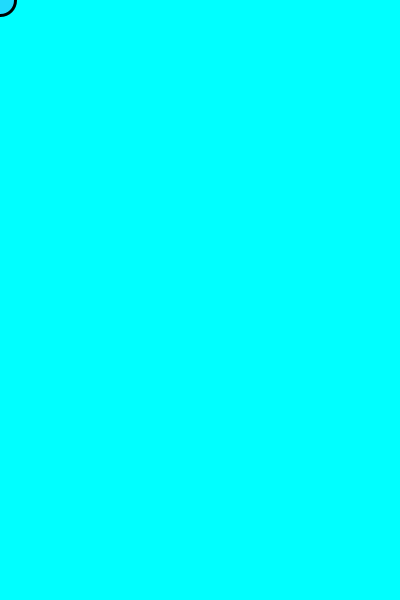
Frame 1 (no input)
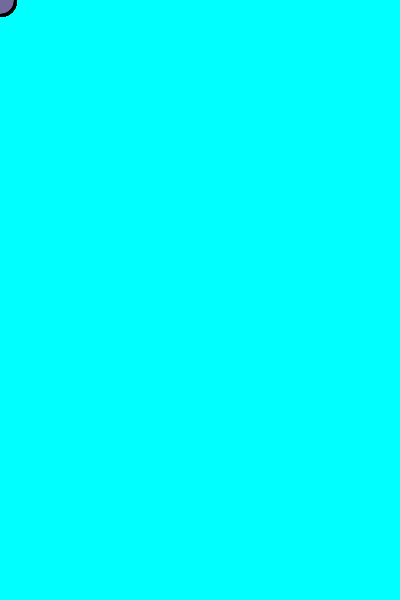
Frame 60 (the mouse pressed at the canvas centre just before this capture)
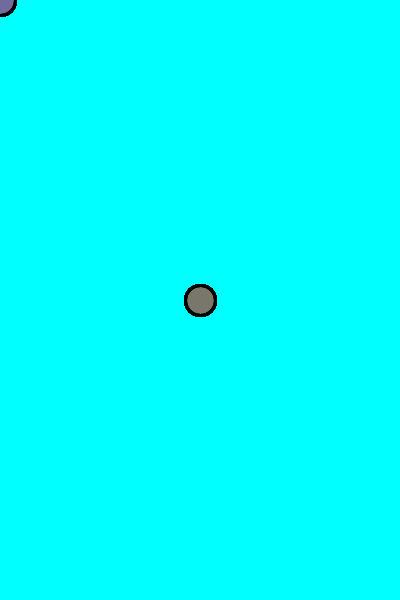
Frame 120 (the mouse held since frame 60 and released just before this capture)

The Processing sketch that drew these frames (run headless with seeded random() and noise(); from frame 60 on, the mouse is pressed at the canvas centre):

// Processing sketch: processing_99061
// ── processing_99061.pde

void setup()
{
  size( 400, 600 );
  background( 0, 255, 255);
  smooth();
  frameRate(10);
}

void draw()
{
  strokeWeight(3);
  fill( random(255), random(255), random(255), 50 );
  ellipse( mouseX, mouseY, 30, 30 );

}
